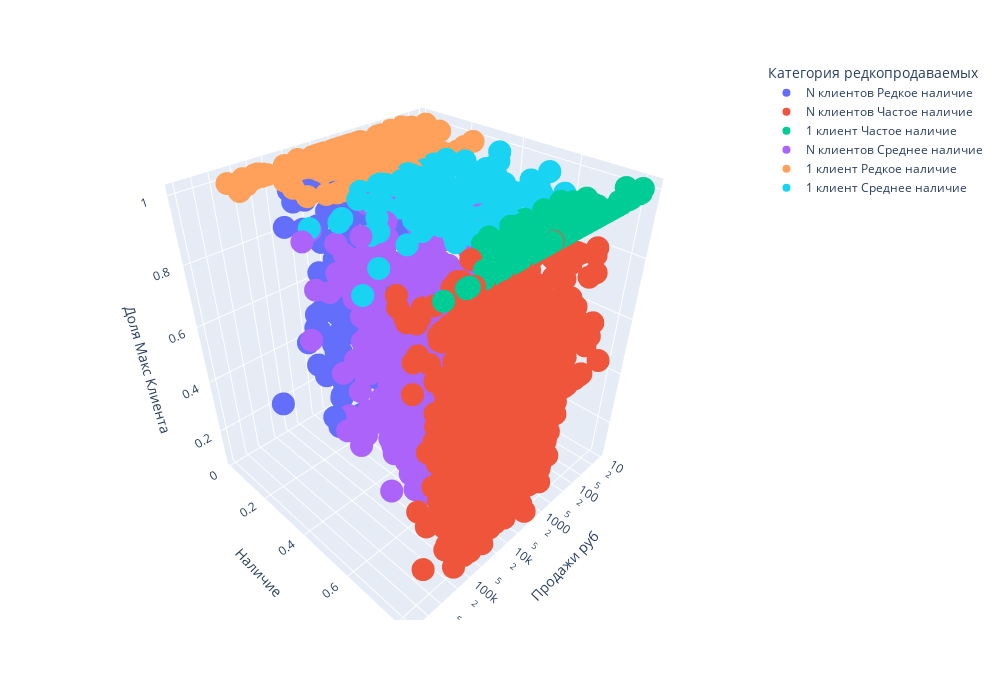
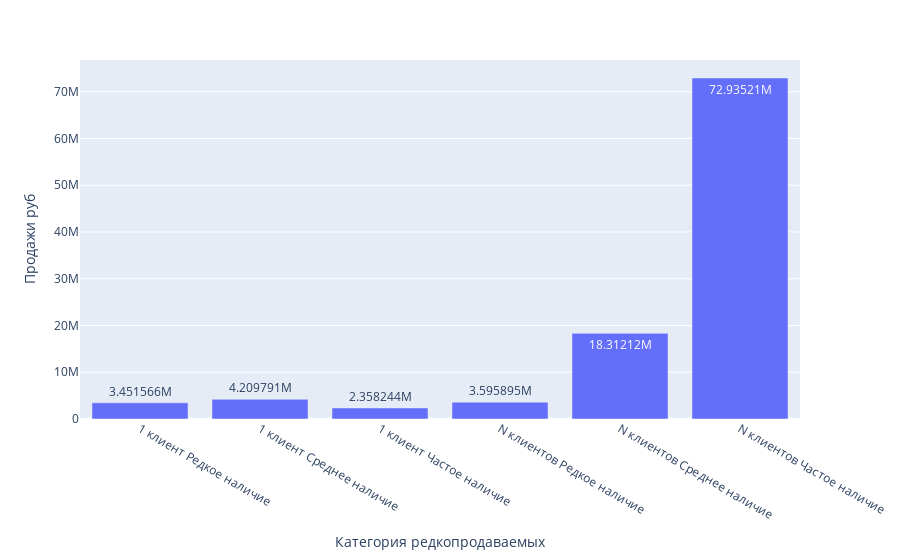
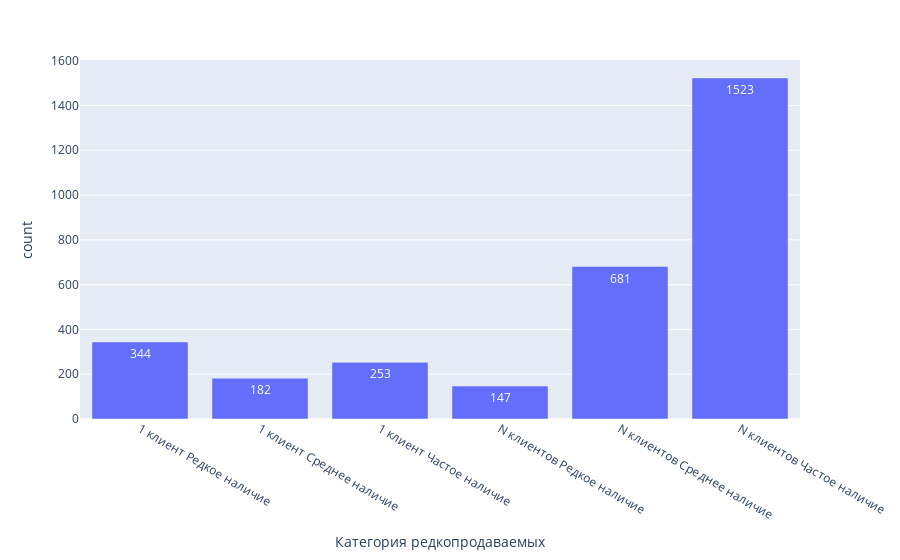

The code cell stored with these charts, in order, in its notebook:
### Code cell
fig = px.scatter_3d(
    data_frame=df, #DataFrame
    x = 'Продажи руб', #ось абсцисс
    y = 'Наличие', #ось ординат
    z = 'Доля Макс Клиента', #ось аппликат
    color='Категория редкопродаваемых', #расцветка в зависимости от страны
    log_x=True, 
    #log_y=True,
    #log_z=True,
    width=1000,
    height=700
)

fig.show()

df_cat = df.groupby(
                                by='Категория редкопродаваемых',
                                as_index=False
                                )['Продажи руб'].sum()

fig = px.bar(df_cat, y="Продажи руб", x='Категория редкопродаваемых', text_auto=True)
fig.show()

df_cat = df.groupby(
                                by='Категория редкопродаваемых',
                                as_index=False
                                )['Категория редкопродаваемых'].value_counts()

fig = px.bar(df_cat, y="count", x='Категория редкопродаваемых',text_auto=True)
fig.show()

### Figure 1 — Plotly figure (JSON) as saved in the notebook; plotly's stock layout.template omitted (floating-point values rounded to 4 significant figures; data arrays with more than 128 entries replaced by an {"elided": "..."} marker saying what was removed)
{"data": [{"hovertemplate": "Категория редкопродаваемых=N клиентов Редкое наличие<br>Продажи руб=%{x}<br>Наличие=%{y}<br>Доля Макс Клиента=%{z}<extra></extra>", "legendgroup": "N клиентов Редкое наличие", "marker": {"color": "#636efa", "symbol": "circle"}, "mode": "markers", "name": "N клиентов Редкое наличие", "scene": "scene", "showlegend": true, "type": "scatter3d", "x": {"elided": "147 float values"}, "y": {"elided": "147 float values"}, "z": {"elided": "147 float values"}}, {"hovertemplate": "Категория редкопродаваемых=N клиентов Частое наличие<br>Продажи руб=%{x}<br>Наличие=%{y}<br>Доля Макс Клиента=%{z}<extra></extra>", "legendgroup": "N клиентов Частое наличие", "marker": {"color": "#EF553B", "symbol": "circle"}, "mode": "markers", "name": "N клиентов Частое наличие", "scene": "scene", "showlegend": true, "type": "scatter3d", "x": {"elided": "1523 float values"}, "y": {"elided": "1523 float values"}, "z": {"elided": "1523 float values"}}, {"hovertemplate": "Категория редкопродаваемых=1 клиент Частое наличие<br>Продажи руб=%{x}<br>Наличие=%{y}<br>Доля Макс Клиента=%{z}<extra></extra>", "legendgroup": "1 клиент Частое наличие", "marker": {"color": "#00cc96", "symbol": "circle"}, "mode": "markers", "name": "1 клиент Частое наличие", "scene": "scene", "showlegend": true, "type": "scatter3d", "x": {"elided": "253 float values"}, "y": {"elided": "253 float values"}, "z": {"elided": "253 int values"}}, {"hovertemplate": "Категория редкопродаваемых=N клиентов Среднее наличие<br>Продажи руб=%{x}<br>Наличие=%{y}<br>Доля Макс Клиента=%{z}<extra></extra>", "legendgroup": "N клиентов Среднее наличие", "marker": {"color": "#ab63fa", "symbol": "circle"}, "mode": "markers", "name": "N клиентов Среднее наличие", "scene": "scene", "showlegend": true, "type": "scatter3d", "x": {"elided": "681 float values"}, "y": {"elided": "681 float values"}, "z": {"elided": "681 float values"}}, {"hovertemplate": "Категория редкопродаваемых=1 клиент Редкое наличие<br>Продажи руб=%{x}<br>Наличие=%{y}<br>Доля Макс Клиента=%{z}<extra></extra>", "legendgroup": "1 клиент Редкое наличие", "marker": {"color": "#FFA15A", "symbol": "circle"}, "mode": "markers", "name": "1 клиент Редкое наличие", "scene": "scene", "showlegend": true, "type": "scatter3d", "x": {"elided": "344 float values"}, "y": {"elided": "344 float values"}, "z": {"elided": "344 int values"}}, {"hovertemplate": "Категория редкопродаваемых=1 клиент Среднее наличие<br>Продажи руб=%{x}<br>Наличие=%{y}<br>Доля Макс Клиента=%{z}<extra></extra>", "legendgroup": "1 клиент Среднее наличие", "marker": {"color": "#19d3f3", "symbol": "circle"}, "mode": "markers", "name": "1 клиент Среднее наличие", "scene": "scene", "showlegend": true, "type": "scatter3d", "x": {"elided": "182 float values"}, "y": {"elided": "182 float values"}, "z": {"elided": "182 int values"}}], "layout": {"height": 700, "legend": {"title": {"text": "Категория редкопродаваемых"}, "tracegroupgap": 0}, "margin": {"t": 60}, "scene": {"domain": {"x": [0, 1], "y": [0, 1]}, "xaxis": {"title": {"text": "Продажи руб"}, "type": "log"}, "yaxis": {"title": {"text": "Наличие"}}, "zaxis": {"title": {"text": "Доля Макс Клиента"}}}, "width": 1000}}

### Figure 2 — Plotly figure (JSON) as saved in the notebook; plotly's stock layout.template omitted (floating-point values rounded to 4 significant figures)
{"data": [{"alignmentgroup": "True", "hovertemplate": "Категория редкопродаваемых=%{x}<br>Продажи руб=%{y}<extra></extra>", "legendgroup": "", "marker": {"color": "#636efa", "pattern": {"shape": ""}}, "name": "", "offsetgroup": "", "orientation": "v", "showlegend": false, "textposition": "auto", "texttemplate": "%{y}", "type": "bar", "x": ["1 клиент Редкое наличие", "1 клиент Среднее наличие", "1 клиент Частое наличие", "N клиентов Редкое наличие", "N клиентов Среднее наличие", "N клиентов Частое наличие"], "xaxis": "x", "y": [3452000.0, 4210000.0, 2358000.0, 3596000.0, 18310000.0, 72940000.0], "yaxis": "y"}], "layout": {"barmode": "relative", "legend": {"tracegroupgap": 0}, "margin": {"t": 60}, "xaxis": {"anchor": "y", "domain": [0, 1], "title": {"text": "Категория редкопродаваемых"}}, "yaxis": {"anchor": "x", "domain": [0, 1], "title": {"text": "Продажи руб"}}}}

### Figure 3 — Plotly figure (JSON) as saved in the notebook; plotly's stock layout.template omitted (floating-point values rounded to 4 significant figures)
{"data": [{"alignmentgroup": "True", "hovertemplate": "Категория редкопродаваемых=%{x}<br>count=%{y}<extra></extra>", "legendgroup": "", "marker": {"color": "#636efa", "pattern": {"shape": ""}}, "name": "", "offsetgroup": "", "orientation": "v", "showlegend": false, "textposition": "auto", "texttemplate": "%{y}", "type": "bar", "x": ["1 клиент Редкое наличие", "1 клиент Среднее наличие", "1 клиент Частое наличие", "N клиентов Редкое наличие", "N клиентов Среднее наличие", "N клиентов Частое наличие"], "xaxis": "x", "y": [344, 182, 253, 147, 681, 1523], "yaxis": "y"}], "layout": {"barmode": "relative", "legend": {"tracegroupgap": 0}, "margin": {"t": 60}, "xaxis": {"anchor": "y", "domain": [0, 1], "title": {"text": "Категория редкопродаваемых"}}, "yaxis": {"anchor": "x", "domain": [0, 1], "title": {"text": "count"}}}}
